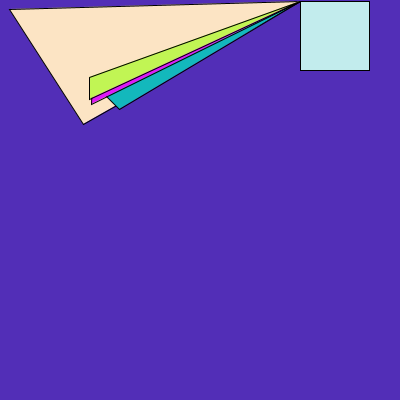
Frame 1 (no input)
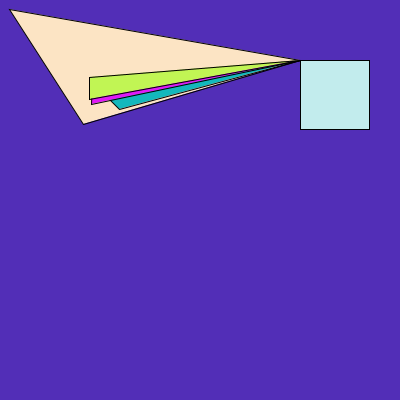
Frame 60 (the mouse pressed at the canvas centre just before this capture)
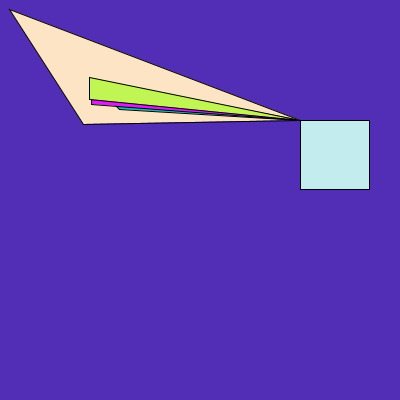
Frame 120 (the mouse held since frame 60 and released just before this capture)

The Processing sketch that drew these frames (run headless with seeded random() and noise(); from frame 60 on, the mouse is pressed at the canvas centre):

// Processing sketch: processing_68735
// ── processing_68735.pde

//homework 3
//emily wobb, ewobb, copyright wobb, Pittsburgh

float x, y, wd, ht;

void setup( )
{
  size (400, 400);
  x = 300;
  y = 0;
  wd = 69;
  ht = 69;
 
}

void draw()
{
  background(82,46,183);
  fill(194,236,237);
  rect(x, frameCount%width, wd, ht);
   y = y *3;
  fill (252,228,196);
  triangle(x,frameCount%height, wd -60, ht - 60, wd + 14, ht + 55);
  
  y = y * 2;
  fill(19,184,188);
  triangle(x, frameCount%width, wd + 50, ht +40, wd + 30, ht+ 20);
 
 fill(224,25, 247);
 triangle(x, frameCount% height, wd + 22, ht + 35, wd + 23, ht + 11);
 
 fill(193, 245, 84);
 triangle(x, frameCount% height, wd + 20, ht + 30, wd + 20, ht + 8);
}
